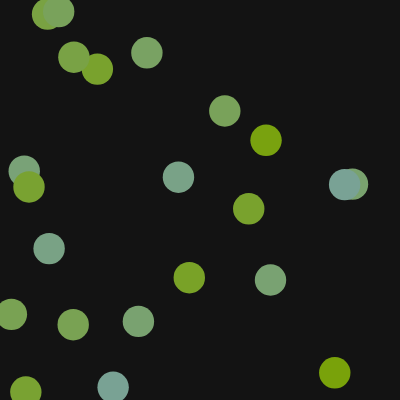
Frame 1 (no input)
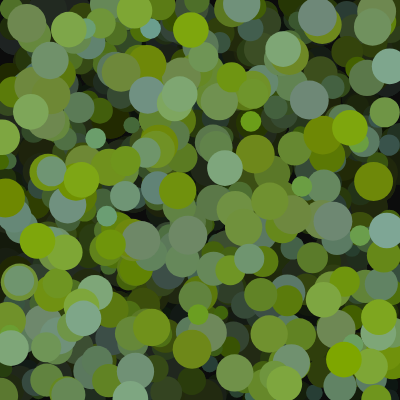
Frame 60 (no input)
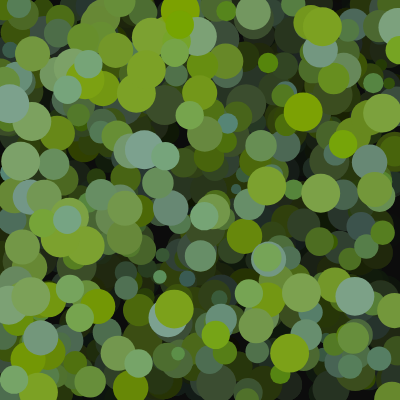
Frame 120 (the mouse pressed at the canvas centre since frame 60)

The p5.js sketch that drew these frames (run headless with seeded random() and noise() and a simulated clock; from frame 60 on, the mouse is pressed at the canvas centre):

// p5.js sketch
// ── sketch.js
function setup() {
  createCanvas(400, 400);
  background(20);
  noStroke();
}

function draw() {
  fill(20, 10);
  rect(0, 0, width, height);
  DaniRanDots();
}

function DaniRanDots() {
  let r = random(30);
  let rloop = random(10);
  for (let i = 0; i < r; i++) {
    fill(r+100, rloop+160, random(150));
    ellipse(random(width), random(height), r+10, r+10);
  }
}

// ── og.js
function setup() {
  createCanvas(400, 400);
  background(20);
  noStroke();
}

function draw() {
  fill(20, 10);
  rect(0, 0, width, height);
  StevesRanDots();
}

function StevesRanDots() {
  let r = random(50);
  let rloop = random(20);
  for (let i = 0; i < r; i++) {
    fill(r+150, rloop+10, random(150));
    ellipse(random(width), random(height), r+10, r+10);
  }
}
